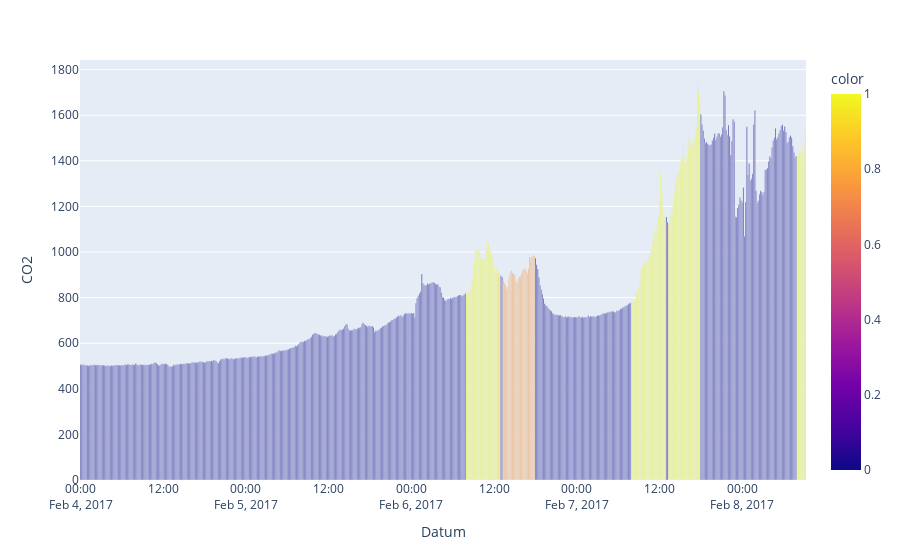

The notebook cell this image was saved under:
### Markdown cell above
### **4.1.1 Gemittelte Vorhersage aller Modelle auf den unbekannten Testdaten** <a class="anchor" id="4.1.1."></a>


[Inhaltsverzeichnis](#0)

### Code cell
df_temp = pd.DataFrame(df_test.index,index=df_test.index)
df_temp["Anwesenheit"] = (mRF.predict(df_test) + mLR.predict(scaler.fit_transform(df_test)) + mDT.predict(df_test) + mSVC.predict(scaler.fit_transform(df_test)))/4
px.bar(df_test.resample("10min").mean(),y="CO2",color=df_temp.resample("10min").mean()["Anwesenheit"])

### Figure 1 — Plotly figure (JSON) as saved in the notebook; plotly's stock layout.template omitted (floating-point values rounded to 4 significant figures; data arrays with more than 128 entries replaced by an {"elided": "..."} marker saying what was removed)
{"data": [{"alignmentgroup": "True", "hovertemplate": "Datum=%{x}<br>CO2=%{y}<br>color=%{marker.color}<extra></extra>", "legendgroup": "", "marker": {"color": {"elided": "632 float values"}, "coloraxis": "coloraxis", "pattern": {"shape": ""}}, "name": "", "offsetgroup": "", "orientation": "v", "showlegend": false, "textposition": "auto", "type": "bar", "x": {"elided": "632 str values"}, "xaxis": "x", "y": {"elided": "632 float values"}, "yaxis": "y"}], "layout": {"barmode": "relative", "coloraxis": {"colorbar": {"title": {"text": "color"}}, "colorscale": [[0, "#0d0887"], [0.1111, "#46039f"], [0.2222, "#7201a8"], [0.3333, "#9c179e"], [0.4444, "#bd3786"], [0.5556, "#d8576b"], [0.6667, "#ed7953"], [0.7778, "#fb9f3a"], [0.8889, "#fdca26"], [1, "#f0f921"]]}, "legend": {"tracegroupgap": 0}, "margin": {"t": 60}, "xaxis": {"anchor": "y", "domain": [0, 1], "title": {"text": "Datum"}}, "yaxis": {"anchor": "x", "domain": [0, 1], "title": {"text": "CO2"}}}}
